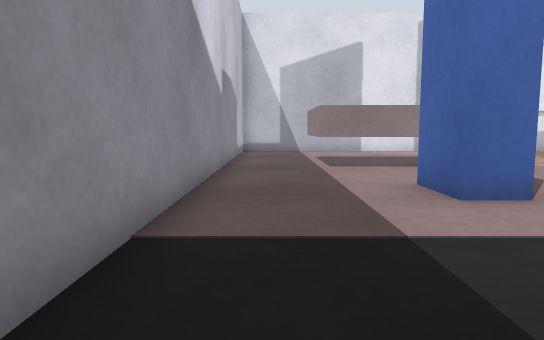
[1] (above)

24 first-person views from a walk through a world built for the Gazebo simulator. The camera is 0.5 m above the floor, tilts 6° down and sees 70° across. The floor is counted in squares, 0.5 m on a side. Each view is taken from the middle of a square. On the plan, view 1 faces up. The plan holds only what a view shows up to about 13 squares ahead; the rest is blank.

[2]
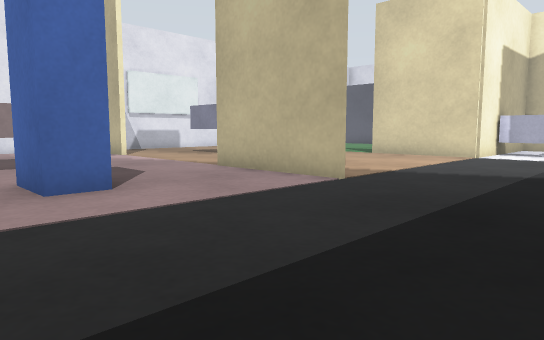

[3]
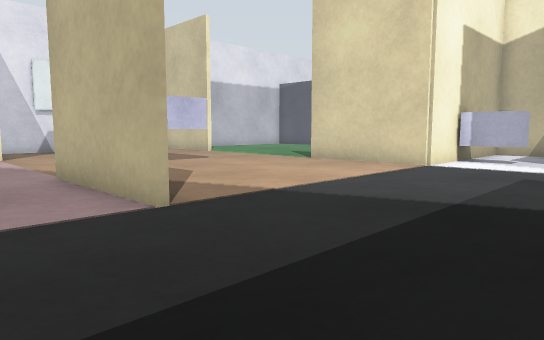

[4]
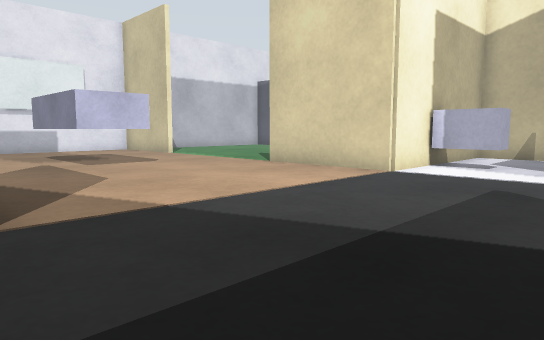

[5]
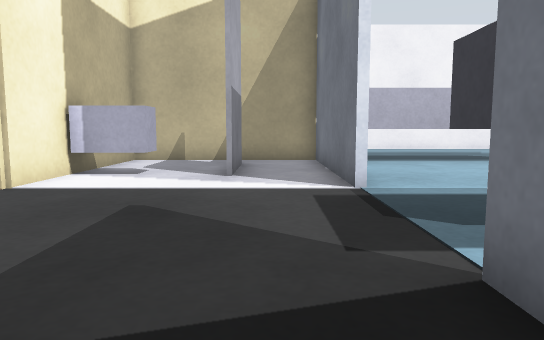

[6]
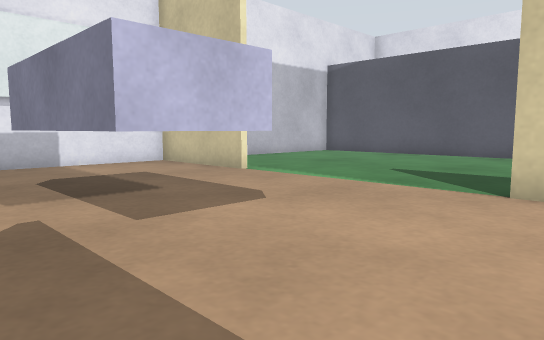

[7]
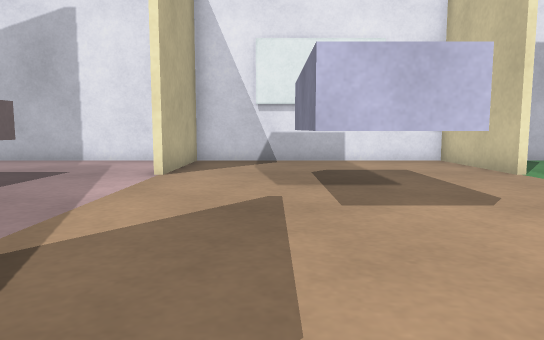

[8]
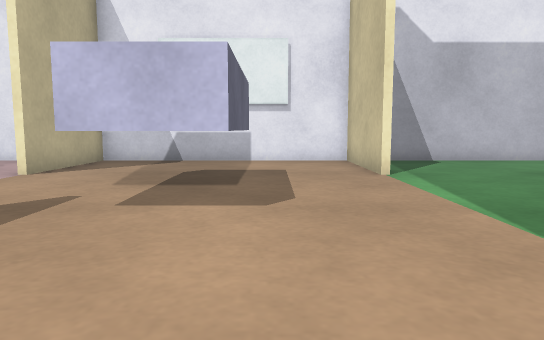

[9]
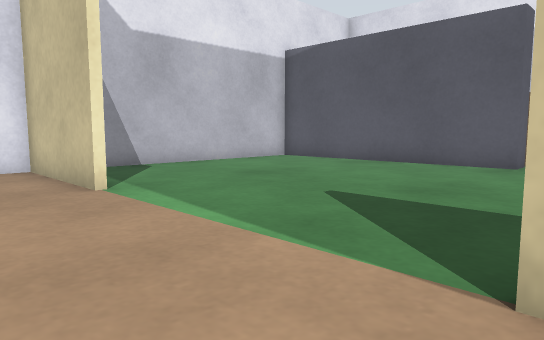

[10]
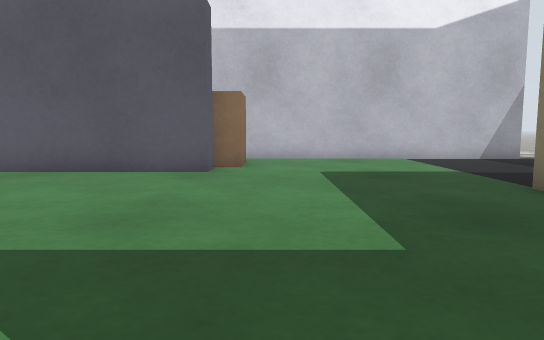

[11]
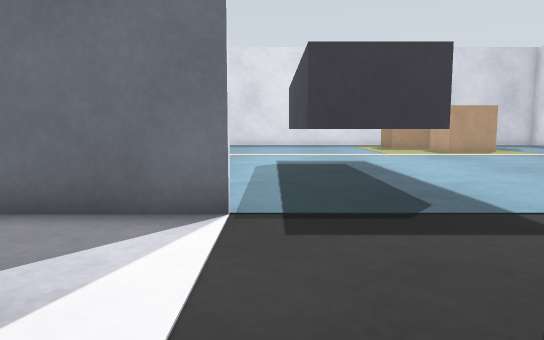

[12]
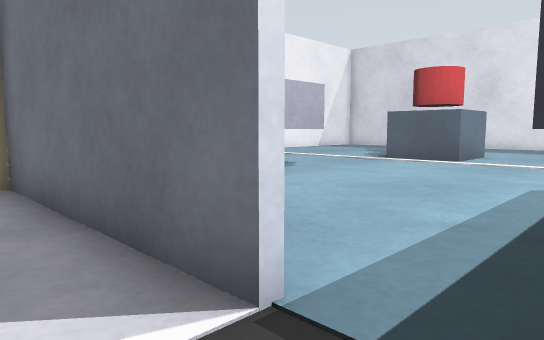

[13]
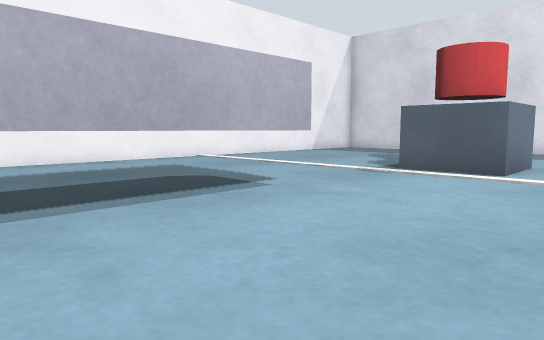

[14]
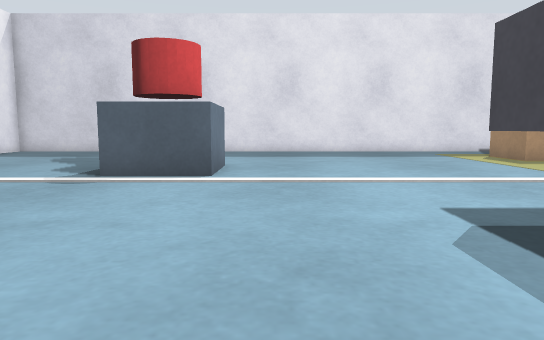

[15]
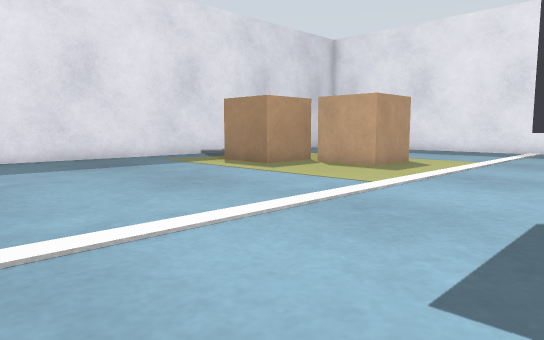

[16]
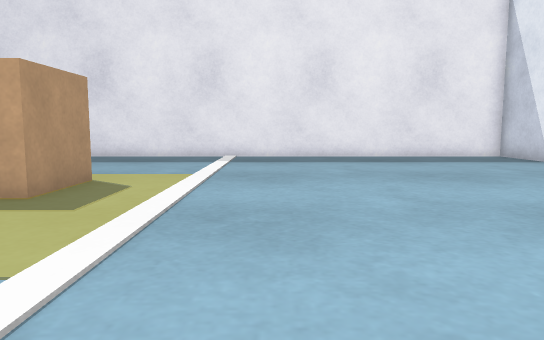

[17]
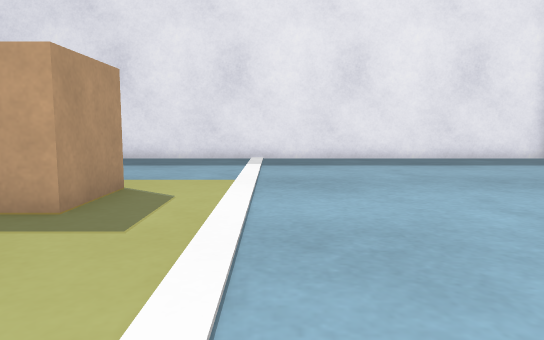

[18]
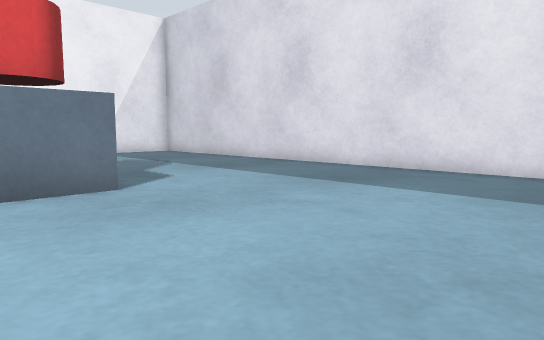

[19]
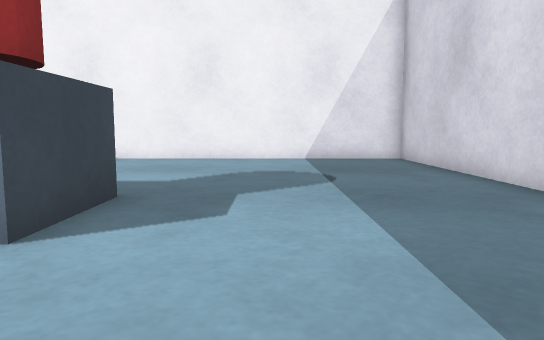

[20]
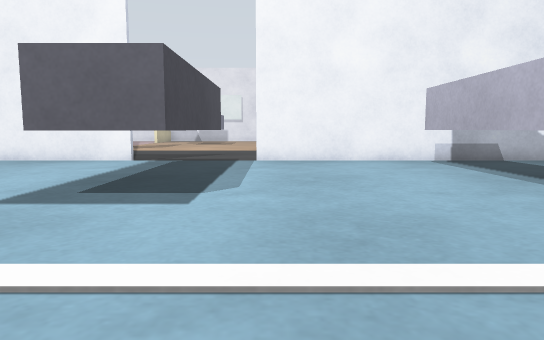

[21]
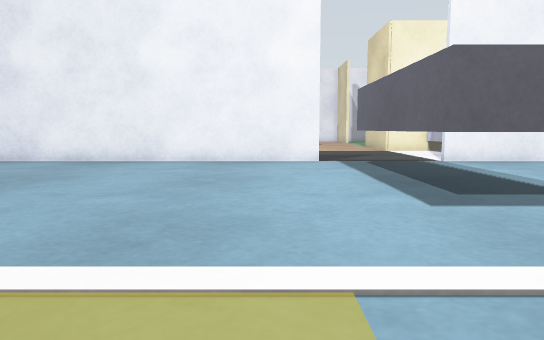

[22]
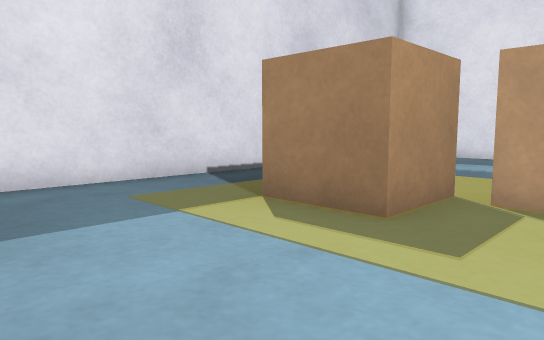

[23]
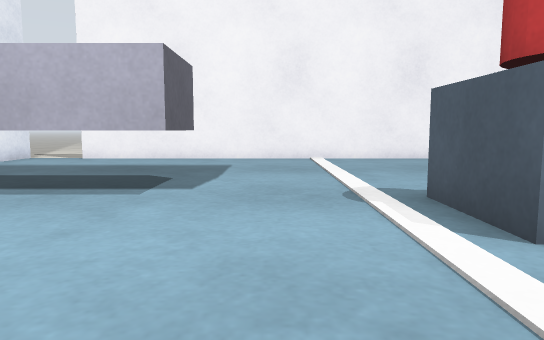

[24]
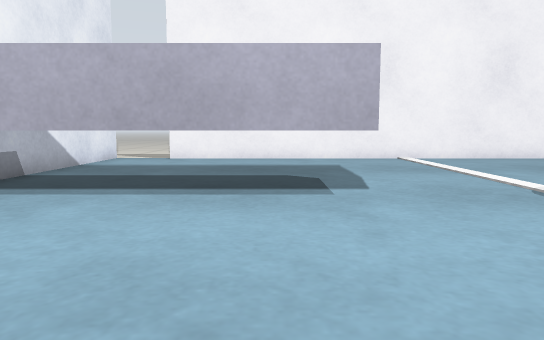

### Floor plan
Key: @ floor where view 1 was taken; # wall or solid block; . floor; B grey box; L blue box; W white box; E bench; R brown box; C red cylinder; P pallet.
Columns run from 1 left of view 1 to 28 right of it. Each row starts with its distance up from view 1.
 18   ######################
 17    ..... #.......#.....
 16    ......#.......#......
 15     .....#.......#.......#
 14      ....#.......#.......#
 13 #.B  B......BB...........#
 12 #.B   ......BB...........#
 11 #.B    .....BB...........#
 10 #.BBBB .....BB...........##  #
  9 #.... ....................RRR#
  8 #.... .......................#
  7 #...L....#.......#...........#
  6 #...L....#.......#...........#
  5 #........#.......#  .........#
  4 #........#.......######......#
  3 #..................W..##.....#
  2 #..................W...# ....#
  1   .....................#  ...#
  0  @ ................##..#    .#
 -1   . ... ...............#
 -2 #############....#############
 -3 #.............................
 -4 #.............EE......E ......
 -5 #.............EE......E .....
 -6 #.............EE......E .....#
 -7 #.............EE......E .....#
 -8 #.............EE......E .....#
 -9 #.............EE......EE.....#
-10 #............................#
-11 #............................#
-12 #............................#
-13 #............................#
-14 #...................CC.......#
-15 #......PP...........CC.......#
-16 #....  PP....................#
-17 #.   ...PPP..................#
-18 #.......  P..................#
-19 #....     P..................#
-20 #        ....................#
-21         .....................#
-22     ##########################

Where each view was taken, in squares from view 1:
view 1: 0 up, 0 right, facing up
view 2: 1 down, 1 right, facing up-right
view 3: 1 down, 5 right, facing up-right
view 4: 1 down, 7 right, facing up-right
view 5: 1 down, 9 right, facing right
view 6: 6 up, 9 right, facing up-right
view 7: 5 up, 10 right, facing up
view 8: 5 up, 13 right, facing up
view 9: 7 up, 13 right, facing up-right
view 10: 8 up, 15 right, facing right
view 11: 2 up, 15 right, facing down
view 12: 1 down, 14 right, facing down-right
view 13: 4 down, 16 right, facing down-right
view 14: 5 down, 17 right, facing down
view 15: 9 down, 17 right, facing down-left
view 16: 11 down, 13 right, facing left
view 17: 12 down, 12 right, facing left
view 18: 13 down, 12 right, facing down-right
view 19: 18 down, 15 right, facing right
view 20: 15 down, 16 right, facing up
view 21: 15 down, 10 right, facing up
view 22: 15 down, 13 right, facing down-left
view 23: 11 down, 15 right, facing right
view 24: 8 down, 15 right, facing right
